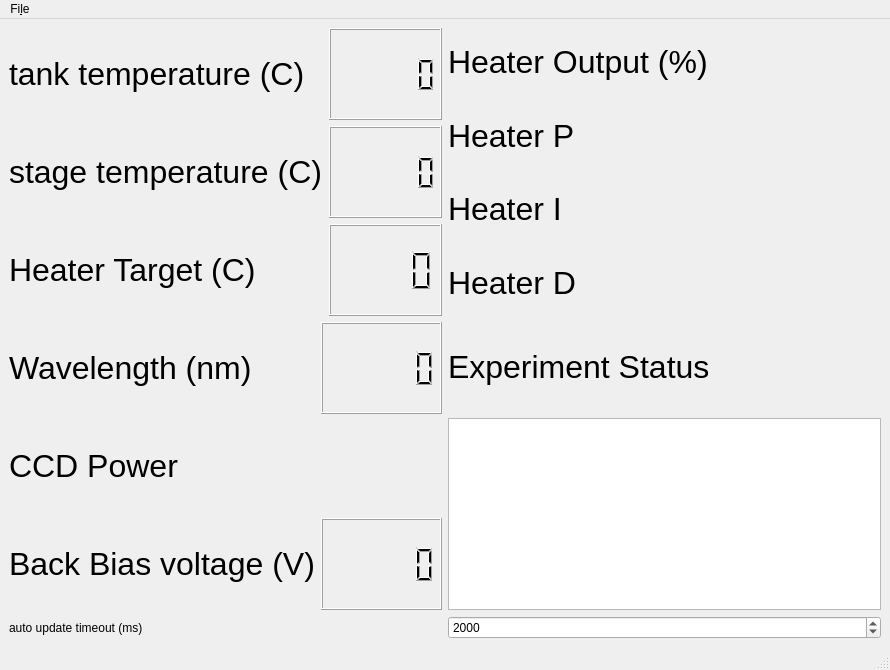
<?xml version="1.0" encoding="UTF-8"?>
<ui version="4.0">
 <class>MainWindow</class>
 <widget class="QMainWindow" name="MainWindow">
  <property name="geometry">
   <rect>
    <x>0</x>
    <y>0</y>
    <width>890</width>
    <height>670</height>
   </rect>
  </property>
  <property name="windowTitle">
   <string>MainWindow</string>
  </property>
  <widget class="QWidget" name="centralwidget">
   <layout class="QGridLayout" name="gridLayout_5">
    <item row="0" column="0">
     <layout class="QGridLayout" name="gridLayout_4">
      <item row="1" column="1">
       <widget class="QLCDNumber" name="stage_temp_display">
        <property name="smallDecimalPoint">
         <bool>true</bool>
        </property>
        <property name="digitCount">
         <number>5</number>
        </property>
       </widget>
      </item>
      <item row="2" column="0">
       <widget class="QLabel" name="label_3">
        <property name="font">
         <font>
          <pointsize>24</pointsize>
         </font>
        </property>
        <property name="text">
         <string>Heater Target (C)</string>
        </property>
       </widget>
      </item>
      <item row="0" column="1">
       <widget class="QLCDNumber" name="tank_temp_display">
        <property name="smallDecimalPoint">
         <bool>true</bool>
        </property>
        <property name="digitCount">
         <number>5</number>
        </property>
        <property name="value" stdset="0">
         <double>0.000000000000000</double>
        </property>
        <property name="intValue" stdset="0">
         <number>0</number>
        </property>
       </widget>
      </item>
      <item row="0" column="0">
       <widget class="QLabel" name="tank_label">
        <property name="font">
         <font>
          <pointsize>24</pointsize>
         </font>
        </property>
        <property name="text">
         <string>tank temperature (C)</string>
        </property>
       </widget>
      </item>
      <item row="2" column="1">
       <widget class="QLCDNumber" name="heater_target">
        <property name="smallDecimalPoint">
         <bool>true</bool>
        </property>
        <property name="digitCount">
         <number>4</number>
        </property>
       </widget>
      </item>
      <item row="1" column="0">
       <widget class="QLabel" name="stage_label">
        <property name="font">
         <font>
          <pointsize>24</pointsize>
         </font>
        </property>
        <property name="text">
         <string>stage temperature (C)</string>
        </property>
       </widget>
      </item>
     </layout>
    </item>
    <item row="0" column="1">
     <layout class="QGridLayout" name="gridLayout_2">
      <item row="1" column="0">
       <widget class="QLabel" name="label_4">
        <property name="font">
         <font>
          <pointsize>24</pointsize>
         </font>
        </property>
        <property name="text">
         <string>Heater P</string>
        </property>
       </widget>
      </item>
      <item row="1" column="1">
       <widget class="QwtThermo" name="heater_P" native="true">
        <property name="minValue" stdset="0">
         <double>-1.000000000000000</double>
        </property>
       </widget>
      </item>
      <item row="3" column="1">
       <widget class="QwtThermo" name="heater_D" native="true">
        <property name="minValue" stdset="0">
         <double>-1.000000000000000</double>
        </property>
       </widget>
      </item>
      <item row="2" column="0">
       <widget class="QLabel" name="label_5">
        <property name="font">
         <font>
          <pointsize>24</pointsize>
         </font>
        </property>
        <property name="text">
         <string>Heater I</string>
        </property>
       </widget>
      </item>
      <item row="0" column="1">
       <widget class="QwtThermo" name="heater_output" native="true">
        <property name="maxValue" stdset="0">
         <double>100.000000000000000</double>
        </property>
        <property name="minValue" stdset="0">
         <double>0.000000000000000</double>
        </property>
       </widget>
      </item>
      <item row="0" column="0">
       <widget class="QLabel" name="label_2">
        <property name="font">
         <font>
          <pointsize>24</pointsize>
         </font>
        </property>
        <property name="text">
         <string>Heater Output (%)</string>
        </property>
       </widget>
      </item>
      <item row="3" column="0">
       <widget class="QLabel" name="label_6">
        <property name="font">
         <font>
          <pointsize>24</pointsize>
         </font>
        </property>
        <property name="text">
         <string>Heater D</string>
        </property>
       </widget>
      </item>
      <item row="2" column="1">
       <widget class="QwtThermo" name="heater_I" native="true">
        <property name="minValue" stdset="0">
         <double>-1.000000000000000</double>
        </property>
       </widget>
      </item>
     </layout>
    </item>
    <item row="1" column="0">
     <layout class="QGridLayout" name="gridLayout">
      <item row="1" column="0" colspan="2">
       <widget class="QLabel" name="wavelength_label">
        <property name="font">
         <font>
          <pointsize>24</pointsize>
         </font>
        </property>
        <property name="text">
         <string>Wavelength (nm)</string>
        </property>
       </widget>
      </item>
      <item row="1" column="2">
       <widget class="QLCDNumber" name="wavelength_display">
        <property name="smallDecimalPoint">
         <bool>true</bool>
        </property>
        <property name="digitCount">
         <number>5</number>
        </property>
       </widget>
      </item>
      <item row="2" column="0" colspan="2">
       <widget class="QLabel" name="wavelength_label_2">
        <property name="font">
         <font>
          <pointsize>24</pointsize>
         </font>
        </property>
        <property name="text">
         <string>CCD Power</string>
        </property>
       </widget>
      </item>
      <item row="3" column="2">
       <widget class="QLCDNumber" name="VBB_display">
        <property name="smallDecimalPoint">
         <bool>true</bool>
        </property>
        <property name="digitCount">
         <number>5</number>
        </property>
       </widget>
      </item>
      <item row="3" column="0" colspan="2">
       <widget class="QLabel" name="wavelength_label_3">
        <property name="font">
         <font>
          <pointsize>24</pointsize>
         </font>
        </property>
        <property name="text">
         <string>Back Bias voltage (V)</string>
        </property>
       </widget>
      </item>
     </layout>
    </item>
    <item row="1" column="1">
     <layout class="QGridLayout" name="gridLayout_3">
      <item row="0" column="0">
       <widget class="QLabel" name="wavelength_label_4">
        <property name="font">
         <font>
          <pointsize>24</pointsize>
         </font>
        </property>
        <property name="text">
         <string>Experiment Status</string>
        </property>
       </widget>
      </item>
      <item row="1" column="0">
       <widget class="QTextBrowser" name="textBrowser">
        <property name="sizePolicy">
         <sizepolicy hsizetype="Preferred" vsizetype="Preferred">
          <horstretch>0</horstretch>
          <verstretch>0</verstretch>
         </sizepolicy>
        </property>
       </widget>
      </item>
     </layout>
    </item>
    <item row="2" column="0">
     <widget class="QLabel" name="label">
      <property name="text">
       <string>auto update timeout (ms)</string>
      </property>
     </widget>
    </item>
    <item row="2" column="1">
     <widget class="QSpinBox" name="updatetimeout">
      <property name="minimum">
       <number>500</number>
      </property>
      <property name="maximum">
       <number>20000</number>
      </property>
      <property name="value">
       <number>2000</number>
      </property>
     </widget>
    </item>
   </layout>
  </widget>
  <widget class="QMenuBar" name="menubar">
   <property name="geometry">
    <rect>
     <x>0</x>
     <y>0</y>
     <width>890</width>
     <height>30</height>
    </rect>
   </property>
   <widget class="QMenu" name="menuFile">
    <property name="title">
     <string>Fi&amp;le</string>
    </property>
    <addaction name="actionConnect"/>
    <addaction name="actionManual_update"/>
    <addaction name="actionAuto_update"/>
   </widget>
   <addaction name="menuFile"/>
  </widget>
  <widget class="QStatusBar" name="statusbar"/>
  <action name="actionConnect">
   <property name="text">
    <string>&amp;Connect</string>
   </property>
  </action>
  <action name="actionManual_update">
   <property name="text">
    <string>&amp;manual update</string>
   </property>
  </action>
  <action name="actionAuto_update">
   <property name="checkable">
    <bool>true</bool>
   </property>
   <property name="text">
    <string>&amp;auto update</string>
   </property>
  </action>
 </widget>
 <customwidgets>
  <customwidget>
   <class>QwtThermo</class>
   <extends>QWidget</extends>
   <header>qwt_thermo.h</header>
  </customwidget>
 </customwidgets>
 <resources/>
 <connections/>
</ui>
